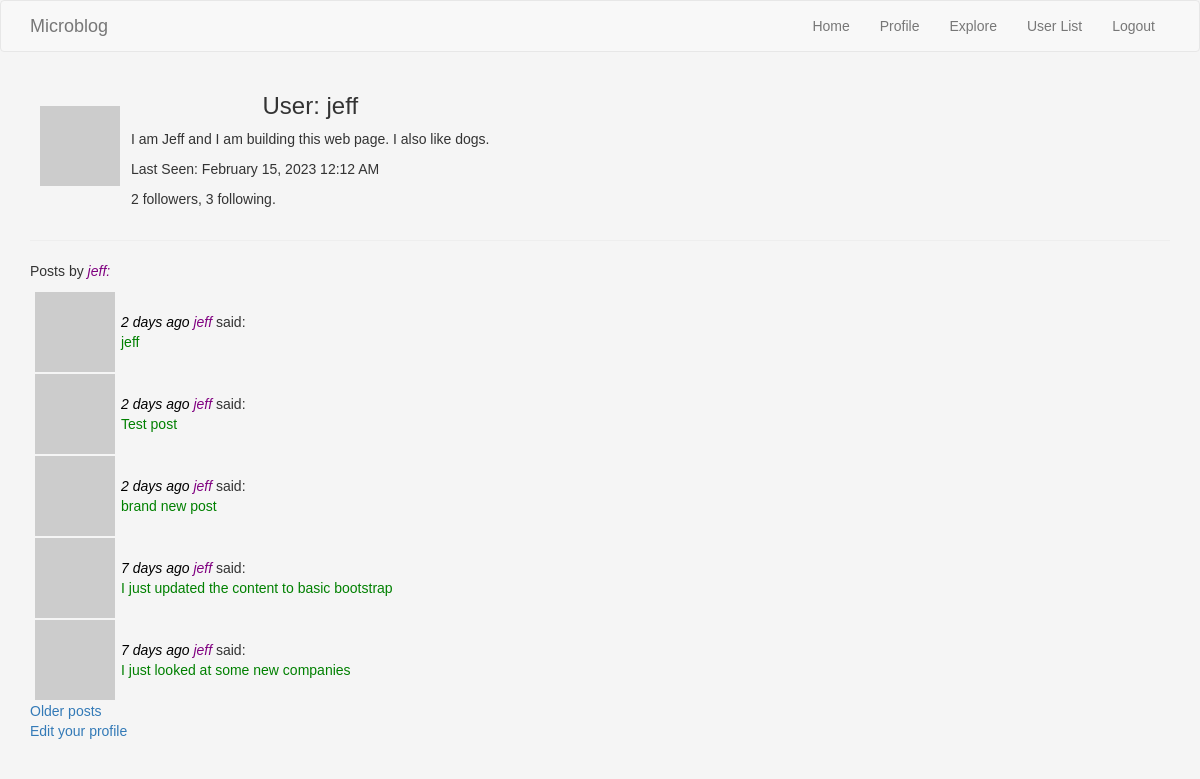
/user/jeff (signed in), run on an earlier commit of the app's database.
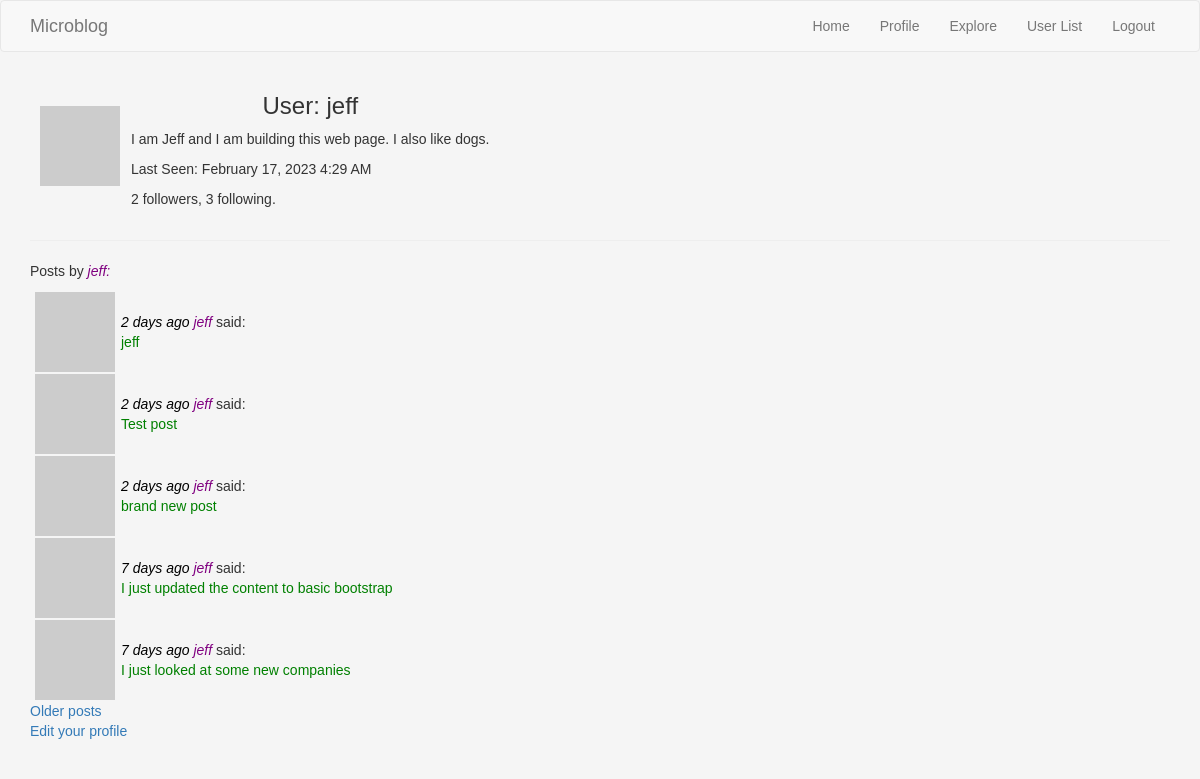
And on a later commit of the database.
### webapp/models.py (models this page shows, shortened)
class User(UserMixin, db.Model):
    id = db.Column(db.Integer, primary_key=True)
    username = db.Column(db.String(64), index=True, unique=True)
    email = db.Column(db.String(120), index=True, unique=True)
    password_hash = db.Column(db.String(128))
    posts = db.relationship('Post', backref='author', lazy='dynamic')
    about_me = db.Column(db.String(140))
    last_seen = db.Column(db.DateTime, default=datetime.utcnow)
    followed = db.relationship(
        'User', secondary=followers,
        primaryjoin=(followers.c.follower_id == id),
        secondaryjoin=(followers.c.followed_id == id),
        backref=db.backref('followers', lazy='dynamic'), lazy='dynamic')
    def user_posts(self):
        own_posts = Post.query.filter_by(user_id=self.id)
        return own_posts.order_by(Post.timestamp.desc())
    def __repr__(self):
        return '<User {}>'.format(self.username)
    def avatar(self, size):
        digest = md5(self.email.lower().encode('utf-8')).hexdigest()
        return 'https://www.gravatar.com/avatar/{}?d=identicon&s={}'.format(digest, size)

class Post(db.Model):
    id = db.Column(db.Integer, primary_key=True)
    body = db.Column(db.String(140))
    timestamp = db.Column(db.DateTime, index=True, default=datetime.utcnow)
    user_id = db.Column(db.Integer, db.ForeignKey('user.id'))

### webapp/routes.py (the view)
@webapp.route('/user/<username>')
@login_required
def user(username):
    user = User.query.filter_by(username=username).first_or_404()
    page = request.args.get('page', 1, type=int)
    posts = user.user_posts().order_by(Post.timestamp.desc()).paginate(page=page,
                                                                       per_page=webapp.config['POSTS_PER_PAGE'],
                                                                       error_out=False)
    next_url = url_for('user', username=user.username, page=posts.next_num) \
        if posts.has_next else None
    prev_url = url_for('user', username=user.username, page=posts.prev_num) \
        if posts.has_prev else None
    print(f"User Profile for: {username}")
    print("    User", User)
    print("    username", User.username)
    print("    current_user ", current_user)
    form = EmptyForm()
    return render_template('user.html',
                           user=user,
                           posts=posts,
                           form=form,
                           next_url=next_url,
                           prev_url=prev_url)

### webapp/models.py (called while the page is built)
@login.user_loader
def load_user(id):
    return User.query.get(int(id))

### webapp/routes.py (called while the page is built)
@webapp.before_request
def before_request():
    if current_user.is_authenticated:
        current_user.last_seen = datetime.utcnow()
        db.session.commit()

### webapp/templates/user.html (shortened to what this page needs)
{% extends "base.html" %}
{% block app_content %}
    <table>
        <tr class="userprofile">
            <td class="aboutme avatar"><img src="{{ user.avatar(128) }}"></td>
            <td class="aboutme">
                <h3 class="aboutme">User: {{ user.username }}</h3>
                {% if user.about_me %}<p><span class="aboutme">{{ user.about_me }}</span></p>{% endif %}
                {% if user.last_seen %} <p>Last Seen: {{ moment(user.last_seen).format('LLL') }}</p>{% endif %}
            <p>{{  user.followers.count() }} followers, {{ user.followed.count() }} following.</p></td>
       </tr>
    </table>
    <hr>
    <p>Posts by <span class="blogname"> {{ user.username }}:</span></p>
    {% for post in posts %}
        {% include '_post.html' %}
    {% endfor %}
    {% if next_url %}
        <a href="{{ next_url }}">Older posts</a>
    {% endif %}
    {% if user == current_user %}
        <p><a href="{{ url_for('edit_profile') }}">Edit your profile</a></p>
    {% endif %}
{% endblock %}

### webapp/templates/base.html (shortened to what this page needs)
{% extends 'bootstrap/base.html' %}
{% block styles %}
{{super()}}
  <link rel="stylesheet" href="{{url_for('static', filename='css/mystyle.css')}}">
{% endblock %}
{% block navbar %}
    <nav class="navbar navbar-default">
        <div class="container">
            <div class="navbar-header">
                <a class="navbar-brand" href="{{ url_for('index') }}">Microblog</a>
            </div>
            <div class="collapse navbar-collapse" id="bs-example-navbar-collapse-1">
                <ul class="nav navbar-nav navbar-right">
                    {% if current_user.is_anonymous %}
                        <li><a href="{{ url_for('login') }}">Login</a></li>
                    {% else %}
                    <li><a href="{{ url_for('index') }}">Home</a></li>
                        <li><a href="{{ url_for('user', username=current_user.username) }}">Profile</a></li>
                        <li><a href="{{ url_for('explore') }}">Explore</a></li>
                        <li><a href="{{ url_for('user_list') }}">User List</a></li>
                        <li><a href="{{ url_for('logout') }}">Logout</a></li>
                    {% endif %}
                </ul>
            </div>
        </div>
    </nav>
{% endblock %}
{% block content %}
    <div class="container">
        {% block app_content %}{% endblock %}
    </div>
{% endblock %}

### webapp/templates/_post.html
<table>
    <tr class="blog">
        <td class="blog"><img src="{{ post.author.avatar(36) }}"></td>
        <td class="blog"><span class="blogname">
            <span class="timestamp">{{ moment(post.timestamp).fromNow() }}</span>
            {% if current_user.username != post.author.username %}
            <a href="{{  url_for('user', username=post.author.username) }}"> {{ post.author.username }} </a></span>
            {% else %}
                {{ post.author.username }}
            {% endif %} </span>
            said: <br><span class="blogpost"> {{  post.body }}</span></td>
    </tr>
</table>

### webapp/static/css/mystyle.css (style rules this page uses)
body { background-color: whitesmoke; font-family: Verdana, Arial, Helvetica, sans-serif; }
.blog { vertical-align:center }
.blogname { color: purple; font-style: italic; }
.blogpost { color:green; }
.userprofile { text-align: center; vertical-align: center; }
.aboutme { text-align: left; }
h3.aboutme { text-align: center; }
td.avatar { vertical-align: center; }
td.aboutme { padding: 10px; padding-bottom: 1px; padding-top: 1px; padding-right: 1px; }
td.blog { padding: 5px; padding-bottom: 1px; padding-top: 1px; padding-right: 1px; }
.timestamp { color: black; font-style: italic; }

What changed in the data, as far as the page shows it:
changed User "jeff": last_seen "February 15, 2023 12:12 AM" → "February 17, 2023 4:29 AM"
